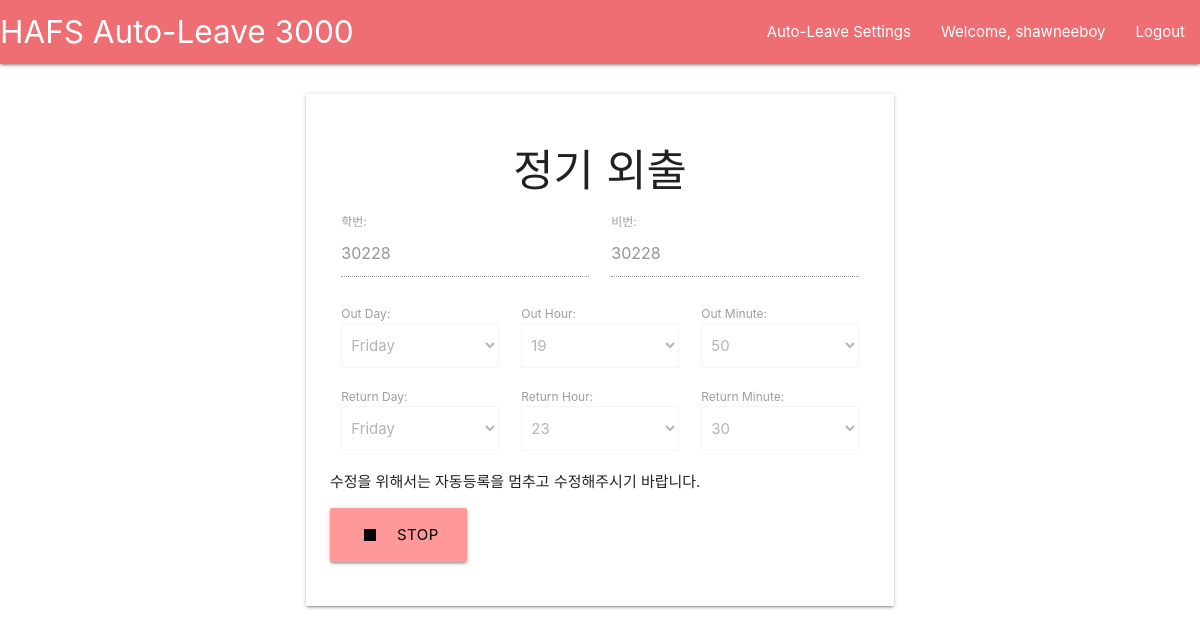
Page / (signed in) on the earlier database version.
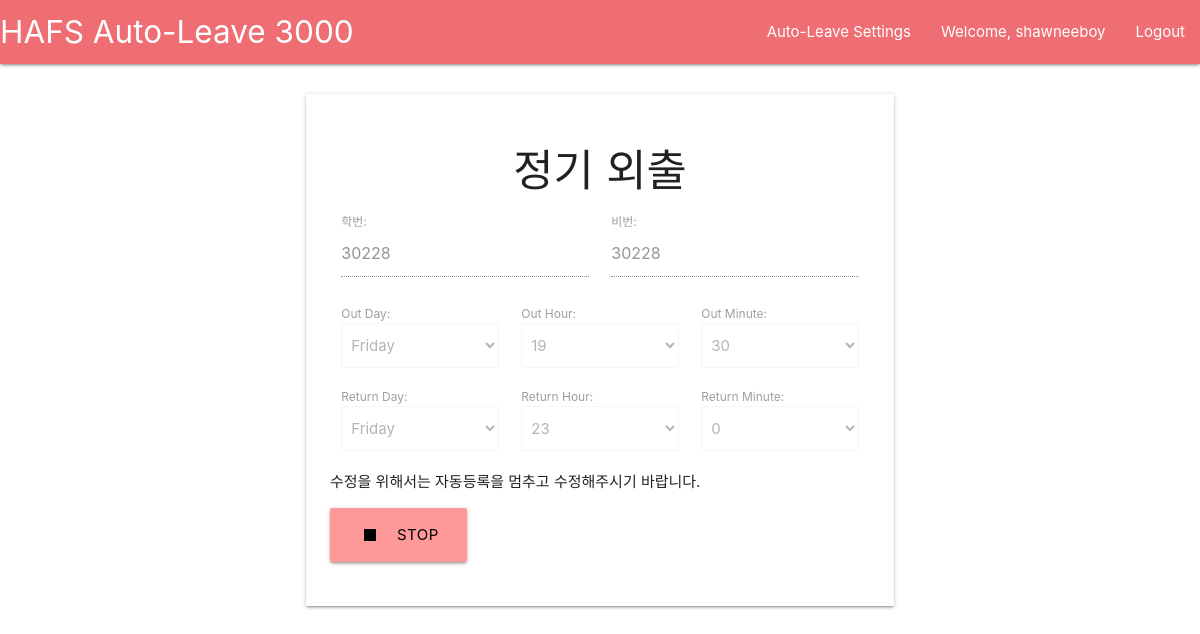
Same page on the later database version.
### main/models.py (models this page shows, shortened)
class GoingInfo(models.Model):
	user = models.OneToOneField(User, on_delete = models.CASCADE, primary_key = True,)
	do_auto_signup = models.BooleanField(default = False)
	student_id = models.CharField(max_length = 5, default = "00000")
	student_pass = models.CharField(max_length = 30, default = "00000")
	out_day = models.CharField(max_length = 10, default = "Friday")
	out_hour = models.IntegerField(default = 19)
	out_minute = models.IntegerField(default =00)
	return_day = models.CharField(max_length = 10, default = "Sunday")
	return_hour = models.IntegerField(default = 23)
	return_minute = models.IntegerField(default = 00)

### main/views.py (the view, shortened to what this page needs)
# urls.py: path("", views.homepage, name="homepage"),
def homepage(request):
	curr_user = request.user
	if not curr_user.is_authenticated:
		messages.info(request, "Please login first.")
		return redirect("main:login")
	info = request.user.goinginfo
	is_active = info.do_auto_signup
	init_data = {'student_id' : info.student_id, 'student_pass' : info.student_pass,
				'out_day' : info.out_day, 'out_hour' : info.out_hour, 'out_minute' : info.out_minute,
				'return_day' : info.return_day, 'return_hour' : info.return_hour, 'return_minute' : info.return_minute}
	form = GoingInfoForm(instance = info, initial = init_data)
	if is_active:
		form.fields['student_id'].widget.attrs['disabled'] = True
		form.fields['student_pass'].widget.attrs['disabled'] = True
		form.fields['out_day'].widget.attrs['disabled'] = True
		form.fields['out_hour'].widget.attrs['disabled'] = True
		form.fields['out_minute'].widget.attrs['disabled'] = True
		form.fields['return_day'].widget.attrs['disabled'] = True
		form.fields['return_hour'].widget.attrs['disabled'] = True
		form.fields['return_minute'].widget.attrs['disabled'] = True
	return render(request = request,
				  template_name = "main/home.html",
				  context = {"form" : form, "is_active" : is_active})

### main/forms.py
class GoingInfoForm(forms.ModelForm):
    day_choices = [("friday", "Friday"), ("saturday", "Saturday"), ("sunday", "Sunday")]
    minute_choices = [(x, x) for x in range(0, 70, 10)]
    hour_choices = [(x, x) for x in range(0, 24)]
    out_day= forms.CharField(label='Out day', widget=forms.Select(choices=day_choices, attrs = {"class" : "browser-default"}))
    return_day= forms.CharField(widget=forms.Select(choices=day_choices, attrs = {"class" : "browser-default"}))
    out_hour= forms.IntegerField(widget=forms.Select(choices=hour_choices, attrs = {"class" : "browser-default"}))
    out_minute= forms.IntegerField(widget=forms.Select(choices=minute_choices, attrs = {"class" : "browser-default"}))
    return_hour= forms.IntegerField(widget=forms.Select(choices=hour_choices, attrs = {"class" : "browser-default"}))
    return_minute= forms.IntegerField(widget=forms.Select(choices=minute_choices, attrs = {"class" : "browser-default"}))
    class Meta:
        model = GoingInfo
        fields = ['student_id', 'student_pass',
                  'out_day', 'out_hour', 'out_minute',
                  'return_day', 'return_hour', 'return_minute']

### main/templates/main/home.html (shortened to what this page needs)
{% extends "main/header.html" %}
{% block content %}
<div class="container">
	<br>
	<div class = "card-panel white">
		<h3 class = "center-align">
			정기 외출
		</h3>
	<form method="POST">
		<div class = "row">
			<div class = "col s6">
				<div class="fieldWrapper">
					<label for="{{ form.student_id.id_for_label }}">학번:</label>
					{{ form.student_id }}
				</div>
			</div>
			<div class = "col s6">
				<div class="fieldWrapper">
					<label for="{{ form.student_pass.id_for_label }}">비번:</label>
					{{ form.student_pass }}
				</div>
			</div>
		</div>
		<div class = "row">
			<div class = "col s4">
				<div class="fieldWrapper">
					<label for="{{ form.out_day.id_for_label }}">Out Day:</label>
					{{ form.out_day }}
				</div>
			</div>
			<div class = "col s4">
				<div class="fieldWrapper">
					<label for="{{ form.out_hour.id_for_label }}">Out Hour:</label>
					{{ form.out_hour }}
				</div>
			</div>
			<div class = "col s4">
				<div class="fieldWrapper">
					<label for="{{ form.out_minute.id_for_label }}">Out Minute:</label>
					{{ form.out_minute }}
				</div>
			</div>
		</div>
		<div class = "row">
			<div class = "col s4">
				<div class="fieldWrapper">
					<label for="{{ form.return_day.id_for_label }}">Return Day:</label>
					{{ form.return_day }}
				</div>
			</div>
			<div class = "col s4">
				<div class="fieldWrapper">
					<label for="{{ form.return_hour.id_for_label }}">Return Hour:</label>
					{{ form.return_hour }}
				</div>
			</div>
			<div class = "col s4">
				<div class="fieldWrapper">
					<label for="{{ form.return_minute.id_for_label }}">Return Minute:</label>
					{{ form.return_minute }}
				</div>
			</div>
		</div>
		<div class = "row">
			{% if not is_active %}
				<button style="background-color:#00b043; color:black" class="waves-effect waves-light btn-large center-align" type="submit"><i class="material-icons left">play_arrow</i>Start</button>
			{% else %}
				<p>
				수정을 위해서는 자동등록을 멈추고 수정해주시기 바랍니다.
			</p>
				<button style="background-color:#ff9999; color:black" class="waves-effect waves-light btn-large center-align" type="submit"><i class="material-icons left">stop</i>Stop</button>
			{% endif %}
		</div>
	</form>
</div>
	<br><br><br>
</div>
{% endblock %}

### main/templates/main/header.html (shortened to what this page needs)
<head>
	{% load static %}
    <link rel="stylesheet" href="{% static 'main/css/materialize.css' %}">
</head>
<body>
	<nav>
		<div class="nav-wrapper">
			<a href="/" class="brand-logo">HAFS Auto-Leave 3000</a>
			<ul class="right hide-on-med-and-down">
				{% include 'main/includes/navbaritems.html' %}
			</ul>
		</div>
	</nav>
	<div class = "container">
		{% block content %}
		{% endblock %}
	</div>
</body>

### main/templates/main/includes/navbaritems.html
<li><a href="/">Auto-Leave Settings</a></li>
				{% if user.is_authenticated %}
					<li><a> Welcome, {{user.username}} </a> </li>
					<li><a href="/logout">Logout</a></li>
				{% else %}
					<li><a href="/register">Register</a></li>
					<li><a href="/login">Login</a></li>
				{% endif %}

### main/templates/main/header.html (style rules this page uses)
body { background: url("/static/img/sample.jpeg") 50% 0 no-repeat fixed; }

Differences in the rows shown:
changed GoingInfo "Friday": out_minute "50" → "30"; return_minute "30" → "0"
